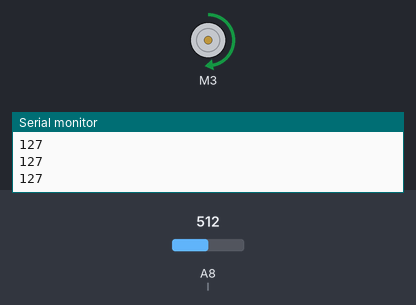
The sketch below on a simulated Arduino Mega 2560, built with avr-gcc and run on an emulated ATmega2560. Parts: DC motor (green arrow = forward, orange = backward, longer = faster), the last lines printed to the serial monitor. Inputs (shaded band) come from the test bench; at power-on: A8 (l) = 512.

Above: at 1.2 s.
1.3 s: A8 (l) set to 716
At 2.5 s:
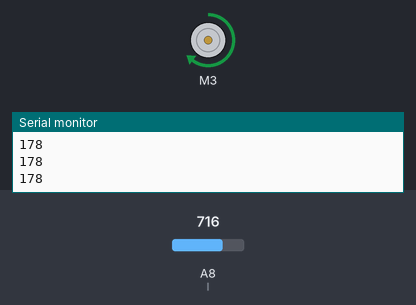
2.8 s: A8 (l) set to 900
At 4.0 s:
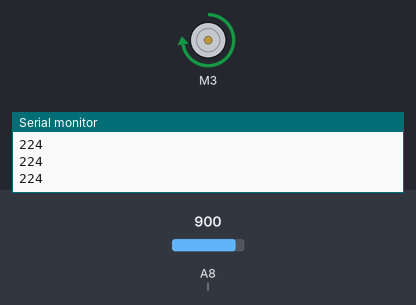
4.3 s: A8 (l) set to 1023
At 5.1 s:
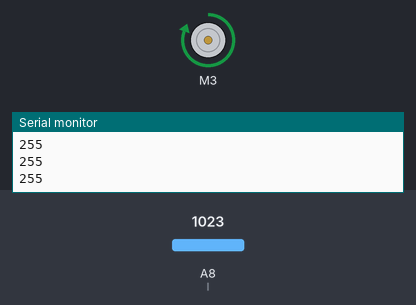
5.8 s: A8 (l) set to 306
At 6.3 s:
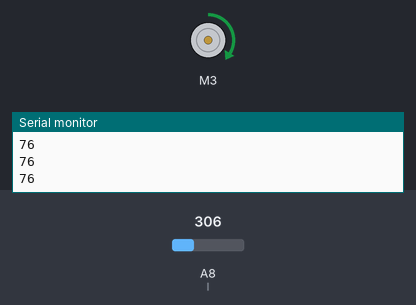
7.3 s: A8 (l) set to 122
At 8.5 s:
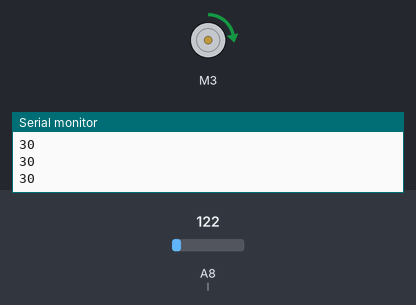
8.8 s: A8 (l) set to 511
At 9.8 s:
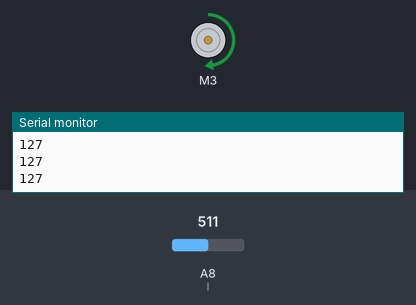
Timing chart, 0 to 11.3 s (numbered marks = the images above; inputs shaded):
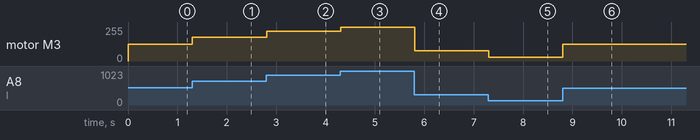

Measured:
- after the input at 1.3 s, motor M3: forward 127/255 → forward 178/255 at once
- after the input at 2.8 s, motor M3: forward 178/255 → forward 224/255 at once
- after the input at 4.3 s, motor M3: forward 224/255 → forward 255/255 at once
- after the input at 5.8 s, motor M3: forward 255/255 → forward 76/255 at once
- after the input at 7.3 s, motor M3: forward 76/255 → forward 30/255 at once
- after the input at 8.8 s, motor M3: forward 30/255 → forward 127/255 at once

The sketch:

feria_ciencia_potenciometro.ino
```cpp
#include <AFMotor.h>

int position;
int g=0;
int l=A8;

AF_DCMotor motorA(3);
void setup() {
Serial.begin(9600);
}

void loop() {
g=analogRead(l);
position=map(g,0,1023,0,255);
Serial.println(position);

  motorA.setSpeed(position);
  motorA.run(FORWARD);
}
```
